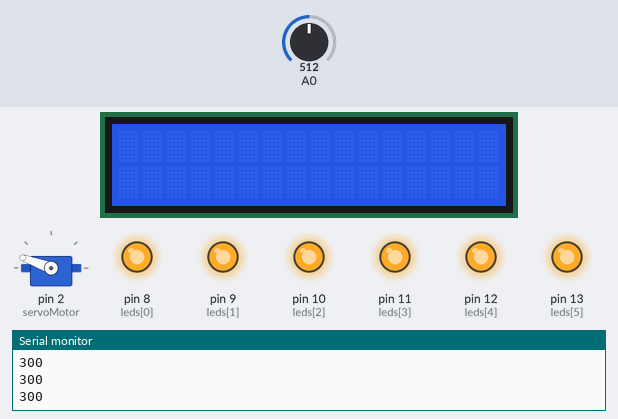
This sketch was run on a simulated Arduino Uno, built with avr-gcc and run on an emulated ATmega328P. On the bench: servo, 16×2 character LCD, output pins drawn as LEDs (lit = HIGH), the last lines printed to the serial monitor. The test bench sets the inputs (shaded band); at power-on: A0 = 512.

Above: at 1.2 s.
1.3 s: A0 set to 280
2.8 s: A0 set to 254
At 4.0 s:
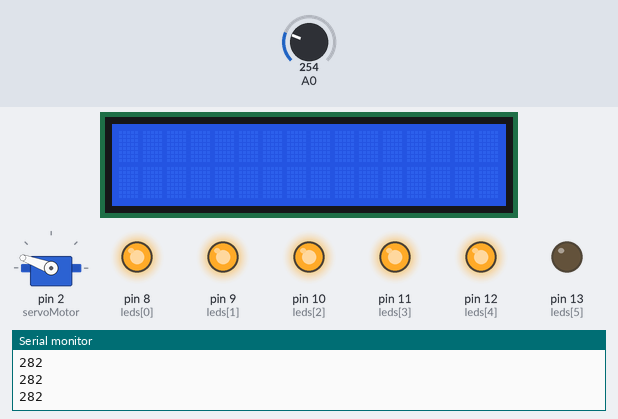
4.3 s: A0 set to 236
5.8 s: A0 set to 209
At 6.6 s:
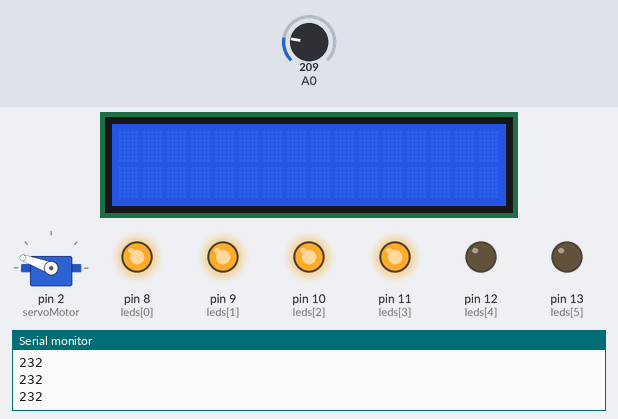
7.3 s: A0 set to 191
8.8 s: A0 set to 162
At 9.2 s:
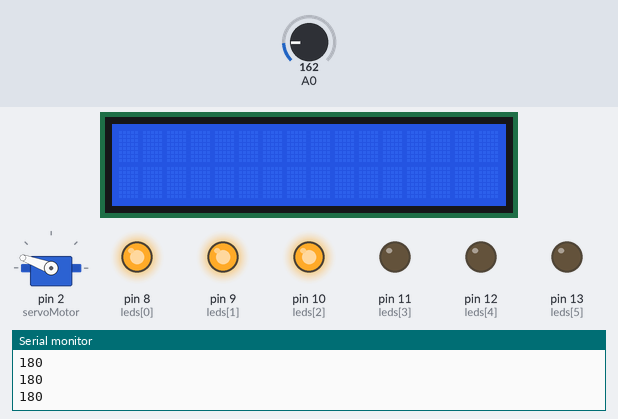
Timing chart, 0 to 11.3 s (numbered marks = the images above; inputs shaded):
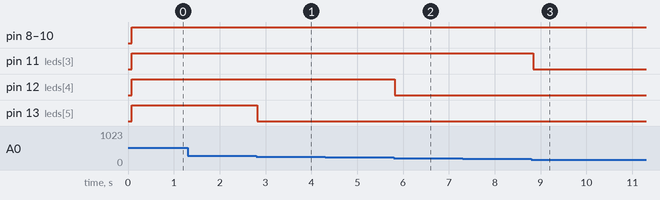

The sketch:

tcc2_definitivo.ino
```cpp
/*
#include <Servo.h>
#include <LiquidCrystal.h>
LiquidCrystal lcd(18, 17, 5, 4, 16, 15); //portas display

Servo servoMotor;
#define NUM_LED 6 // define o número máximo de LEDs
#define MAX 555 // leitura máxima possível. AJUSTE ESSE VALOR!!
int reading[10];
int finalReading;
int finalReadingD1=0;
int finalReadingD1LCD=0;
int finalReadingD2LCD=0;
byte litLeds = 0;
byte multiplier = 1;
byte leds[] = {8, 9, 10, 11, 12, 13};
int cont = 0;


void setup() {
  Serial.begin(9600); // inicia a comunicação serial
  for (int i = 0; i < NUM_LED; i++) { // inicializa os LEDs como saídas
    pinMode(leds[i], OUTPUT);
  }
  servoMotor.attach(2);  // Use o pino 6 para o servo motor
  servoMotor.write(160);
  lcd.begin(16,2); //define numero de linhas e colunas no display
}

void loop() {
  //----------------------Leitura sensor--------------------------------
  for (int i = 0; i < 10; i++) { // faz dez leituras em ~0.02 segundos
    reading[i] = analogRead(A0) * multiplier;
    delay(2);
  }
  for (int i = 0; i < 10; i++) { // calcula a média das dez leituras
    finalReading += reading[i];
  }
  finalReading /= 10;
  for (int j = 0; j < NUM_LED; j++) { // define todos os LEDs como LOW
    digitalWrite(leds[j], LOW);
  }
  finalReading = constrain(finalReading, 0, MAX);
  litLeds = map(finalReading, 0, MAX, 0, NUM_LED);


  //-------------------------------lcd----------------------------------
  lcd.clear(); //Limpa a tela
  lcd.setCursor(0,0); //Posiciona o cursor na coluna 3, linha 0;
  lcd.print("TCC Kaio Littike");//texto que vai para o lcd
  lcd.setCursor(0, 1);
  lcd.print("D1= ");
  cont+=1;
  if (Serial.available()) {//leitura serial
    finalReadingD1 = Serial.parseInt();// Lê o valor recebido do Arduino 1
  }
  else{
    finalReadingD1 = 0;
  }
  if(cont%5==0){ //D1 - para só exibir o valor no LCD a cada 5 medidas.
    finalReadingD1LCD=finalReadingD1;
    lcd.print(finalReadingD1LCD);
  }
  else{
    lcd.print(finalReadingD1LCD);
  }
  lcd.setCursor(7, 1);
  lcd.print(" D2= ");

  if(cont%5==0){ //D2 - para só exibir o valor no LCD a cada 5 medidas.
    finalReadingD2LCD=finalReading;
    lcd.print(finalReadingD2LCD);
  }
  else{
    lcd.print(finalReadingD2LCD);
  }
  delay(2);

  //-----------------------------LEDS------------------------------------
  for (int k = 0; k < litLeds; k++) {
    digitalWrite(leds[k], HIGH);
  }

  //---------------------------servo-------------------------------------
  if(litLeds>2) {
    servoMotor.write(0);
    delay(10);
  }
  else {
    servoMotor.write(160);
    delay(10);
  }
}
*/
```

arduino_1.ino
```cpp
#include <Servo.h>
#include <LiquidCrystal.h>
LiquidCrystal lcd(18, 17, 5, 4, 16, 15); //portas display

Servo servoMotor;
#define NUM_LED 6 // define o número máximo de LEDs
#define MAX 300 // leitura máxima possível. AJUSTE ESSE VALOR!!
int reading[10];
int finalReading;
byte litLeds = 0;
byte multiplier = 1;
byte leds[] = {8, 9, 10, 11, 12, 13};
int cont = 0;
int finalReadingLCD=0;

void setup() {
  Serial.begin(9600); // inicia a comunicação serial
  for (int i = 0; i < NUM_LED; i++) { // inicializa os LEDs como saídas
    pinMode(leds[i], OUTPUT);
  }
  servoMotor.attach(2);  // Use o pino 6 para o servo motor
  servoMotor.write(160);
  lcd.begin(16,2); //define numero de linhas e colunas no display
}

void loop() {
  //----------------------Leitura sensor--------------------------------
  for (int i = 0; i < 10; i++) { // faz dez leituras em ~0.02 segundos
    reading[i] = analogRead(A0) * multiplier;
    delay(2);
  }
  for (int i = 0; i < 10; i++) { // calcula a média das dez leituras
    finalReading += reading[i];
  }
  finalReading /= 10;
  for (int j = 0; j < NUM_LED; j++) { // define todos os LEDs como LOW
    digitalWrite(leds[j], LOW);
  }
  finalReading = constrain(finalReading, 0, MAX);
  litLeds = map(finalReading, 0, MAX, 0, NUM_LED);
  Serial.println(finalReading);

  //-----------------------------LEDS------------------------------------
  for (int k = 0; k < litLeds; k++) {
    digitalWrite(leds[k], HIGH);
  }

  //---------------------------servo-------------------------------------
  if(litLeds>2) {
    servoMotor.write(160);
    delay(10);
  }
  else {
    servoMotor.write(0);
    delay(10);
  }
}
```

Measured:
- the behaviour switches between 270 and 269 on A0 (found by bisection; images 0 and 1)
- the behaviour switches between 225 and 224 on A0 (found by bisection; images 1 and 2)
- the behaviour switches between 180 and 179 on A0 (found by bisection; images 2 and 3)
- after the input at 2.8 s, pin 13 (leds[5]): HIGH → LOW at once
- after the input at 5.8 s, pin 12 (leds[4]): HIGH → LOW at once
- after the input at 8.8 s, pin 11 (leds[3]): HIGH → LOW at once
